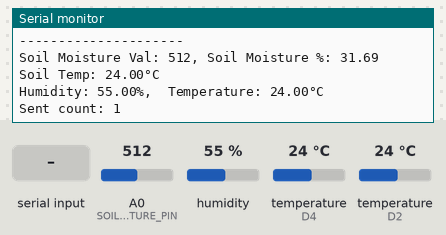
Bench run of a sketch on a simulated ESP8266 (NodeMCU). Parts: the last lines printed to the serial monitor. Inputs (shaded band) come from the test bench; at power-on: humidity 55 %, temperature (sensors on D2, D4) 24 °C, A0 (SOIL_MOISTURE_PIN) = 512. WiFi joins after 1.5 s; servers stay silent unless stated; no MQTT or app messages arrive unless stated.

Above: at 3.3 s.
3.4 s: "s\n" received over Serial
7.4 s: "t\n" received over Serial
At 12.9 s:
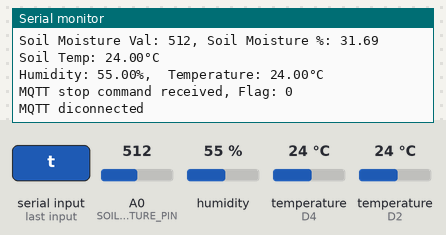
13.2 s: humidity set to 22 %
At 15.1 s:
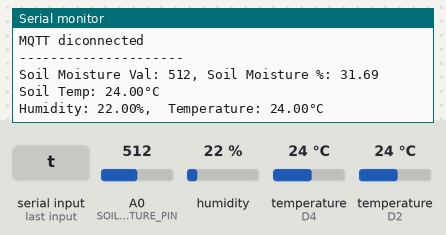
16.9 s: temperature (sensor on D2) set to 12 °C
At 18.3 s:
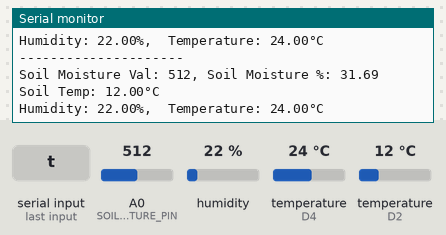
20.6 s: A0 (SOIL_MOISTURE_PIN) set to 716
At 24.1 s:
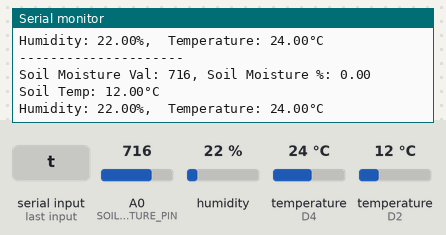
24.3 s: temperature (sensor on D4) set to 12 °C
At 26.6 s:
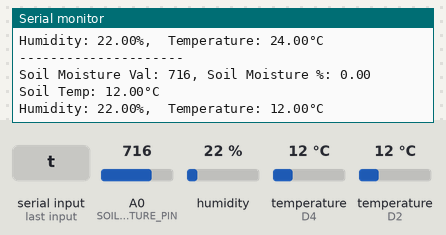

Measured:
- after the input at 7.4 s, the serial monitor: prints a new line after 4.4 s (image 1)
- after the input at 13.2 s, the serial monitor: prints a new line after 1.4 s (image 2)
- after the input at 16.9 s, the serial monitor: prints a new line after 0.64 s (image 3)
- after the input at 20.6 s, the serial monitor: prints a new line after 2.7 s (image 4)
- after the input at 24.3 s, the serial monitor: prints a new line after 1.9 s (image 5)

The sketch:

Wifi_EmqxPublicSensors.ino
```cpp
#include "headers.h"

void setup() {
  Serial.begin(115200);
  pinMode(LED_BUILTIN, OUTPUT);
  dht.begin();
  soilTempSensor.begin();

  WiFi.disconnect();  //Disconnect from previously connected wifi
  Serial.println("\nWifi disconnected");
  delay(100);
  WiFi.mode(WIFI_STA);  //STAtion mode:the ESP8266 connects to an access point

  while (WiFi.status() != WL_CONNECTED)
    // handleWifi();
    connect_wifi();

  mqttClient.setServer(mqtt_server, mqtt_port);
  if (transmissionFlag)
    connectMQTT();
}

void loop() {
  // unsigned long currentTime = millis();
  // int time_elapsed = currentTime - lastTransmissionTime;

  // Serial.println("Time elapsed: " + String(time_elapsed));
  // if (time_elapsed >= 2000) {
  ledBlink();
  mqttClient.loop();
  handleData();
  // lastTransmissionTime = currentTime;
  // }

  //Wait for a new reading from the sensor
  delay(2000);
}
```

connectMQTT.ino
```cpp
void connectMQTT() {
  int retryCount = 5;
  while (!mqttClient.connected() && retryCount) {
    Serial.print("Attempting MQTT connection...");
    if (mqttClient.connect(clientId)) {
      Serial.println(" MQTT connected");
    } else {
      Serial.print("failed, rc=");
      Serial.print(mqttClient.state());
      Serial.println(" trying again in 2 seconds");
      delay(2000);
      retryCount--;
    }
  }
}

void sendMQTT(String jsonString) {
  if (mqttClient.connected()) {
    mqttClient.publish(mqtt_topic, jsonString.c_str());
    Serial.println("Sent count: " + String(mqtt_req_count++));
  } else {
    connectMQTT();
  }
}
```

handleData.ino
```cpp
void handleData() {
  // double randomDecimal = random(0, 100) / 100.0;
  // double temp = random(0, 100) + randomDecimal;
  // double humidity = random(0, 100) + randomDecimal;

  // Read data from DHT sensor
  double humidity = dht.readHumidity();
  double temp = dht.readTemperature();

  // Read data of Soil moisture
  int soilMoistureValue = analogRead(SOIL_MOISTURE_PIN);

  // Convert the analog value to a percentage (assuming a linear sensor)
  double moisturePercentage = map(soilMoistureValue, 666.00, 180.00, 0.00, 100.00);
  moisturePercentage = constrain(moisturePercentage, 0, 100);

  // Read value of soil temperature
  soilTempSensor.requestTemperatures();
  double soilTemp = soilTempSensor.getTempCByIndex(0);

  // Print the moisture percentage
  Serial.println("---------------------");
  Serial.println("Soil Moisture Val: " + String(soilMoistureValue) + ", Soil Moisture %: " + String(moisturePercentage));
  Serial.println("Soil Temp: " + String(soilTemp) + "°C");
  Serial.println("Humidity: " + String(humidity) + "%,  Temperature: " + String(temp) + "°C");

  String jsonString;
  JsonDocument doc;
  doc["Humidity"] = serialized(String(humidity));
  doc["Temperature"] = serialized(String(temp));
  doc["Moisture"] = serialized(String(moisturePercentage));
  doc["SoilTemp"] = serialized(String(soilTemp));

  // Serialize the JSON object to a string
  serializeJson(doc, jsonString);

  // unsigned long currentTime = millis();
  // int time_elapsed = currentTime - lastTransmissionTime;
  // Serial.println("Time elapsed: " + String(time_elapsed));

  sendCommand();
  // if ((time_elapsed >= 2000) && transmissionFlag) {
  if (transmissionFlag) {
    sendMQTT(jsonString);
  }
  // delay(5000);

  // lastTransmissionTime = currentTime;
}
```

handleWifi.ino
```cpp
void wifiScan() {
  WiFi.scanNetworks(false);
  Serial.print("\nWifi scan started ... ");

  // print out Wi-Fi network scan result upon completion
  wifiNum = WiFi.scanComplete();
  if (wifiNum >= 0) {
    Serial.printf("%d network(s) found\n", wifiNum);
    for (int i = 0; i < wifiNum; i++) {
      Serial.printf(" %02d: Ch:%02d (%ddBm) %s\n", i + 1, WiFi.channel(i), WiFi.RSSI(i), WiFi.SSID(i).c_str());
    }
  }
}

void handleWifi() {
  wifiScan();
  Serial.println("\nStored Wifi Credentials:-");
  Serial.printf("SSID: %s, Password: %s\n", wifi_ssid.c_str(), wifi_pass.c_str());
  Serial.print("Do you want to change wifi credentials?(y/n) ");
  while (!Serial.available())
    ;
  char command = Serial.read();  // Read the command character
  while (Serial.available())
    Serial.read();
  Serial.println(command);
  if (command == 'y') {
    inputCreds();
  }
  // Call connect_wifi with the received SSID and password
  connect_wifi();
  WiFi.scanDelete();
}

void inputCreds() {
  bool correctSSID = 0;
  while (correctSSID != 1) {
    Serial.print("\nEnter SSID: ");
    while (!Serial.available())
      ;
    // Read the SSID from the serial port
    wifi_ssid = Serial.readStringUntil('\n');
    wifi_ssid.trim();
    Serial.print("\"" + String(wifi_ssid) + "\"");

    for (int i = 0; i < wifiNum; i++) {
      if (WiFi.SSID(i) == wifi_ssid) {
        correctSSID = 1;
        break;
      }
    }
    correctSSID ?: Serial.print("\nSSID not found");
  }
  Serial.print("\nEnter password: ");
  while (!Serial.available())
    ;
  // Read the password from the serial port
  wifi_pass = Serial.readStringUntil('\n');
  wifi_pass.trim();
  Serial.println("\"" + String(wifi_pass) + "\"");
}

void connect_wifi() {
  // Connect to Wi-Fi network
  Serial.println("Connecting to ssid: " + String(wifi_ssid));
  WiFi.begin(wifi_ssid, wifi_pass);
  int retries = 7;
  while (WiFi.status() != WL_CONNECTED && retries) {
    Serial.print(". ");
    delay(1000);
    retries--;
  }
  if (WiFi.status() == WL_CONNECTED) {
    Serial.println("\nWiFi connected successfully!!");
    // Print the IP address
    Serial.print("Local IP Address: ");
    Serial.println(WiFi.localIP());
  } else {
    Serial.println("\nWiFi connection failed\n");
  }
}
```

headers.h
```cpp
// #include "WString.h"
#include <ESP8266WiFi.h>
#include <PubSubClient.h>
#include <ArduinoJson.h>
#include "DHT.h"
#include <OneWire.h>
#include <DallasTemperature.h>

// DHT11 sensor
#define DHTPIN D4
#define DHTTYPE DHT11  // DHT 11
DHT dht(DHTPIN, DHTTYPE);

// Soil Moisture sensor-HW080
#define SOIL_MOISTURE_PIN A0
double map(long x, double in_min, double in_max, double out_min, double out_max) {
  return (x - in_min) * (out_max - out_min) / (in_max - in_min) + out_min;
}

// Soil temp sensor- DS18B20
#define ONE_WIRE_BUS D2
// Setup a oneWire instance to communicate with any OneWire devices
OneWire oneWire(ONE_WIRE_BUS);
// Pass our oneWire reference to Dallas Temperature sensor
DallasTemperature soilTempSensor(&oneWire);

void ledBlink() {
  bool ledState = 0;  //To store the current state of led
  digitalWrite(LED_BUILTIN, ledState);
  ledState = !ledState;
  delay(100);
  digitalWrite(LED_BUILTIN, ledState);
}

int wifiNum = 0;  //To store the number of networks found in a wifi scan

String wifi_ssid = "My WiFi";
String wifi_pass = "9212461800";

unsigned long lastTransmissionTime = 0;
boolean transmissionFlag = 1;

const char* mqtt_server = "broker.emqx.io";
const char* mqtt_topic = "/thing";
const int mqtt_port = 1883;
const char* clientId = "esp";

int mqtt_req_count = 1;  //To count the number of mqtt requests sent

// WiFi and MQTT client initialization
WiFiClient espClient;
PubSubClient mqttClient(espClient);
```

sendCommand.ino
```cpp
void sendCommand() {
  if (Serial.available() > 0) {    // Check if any command is received from Serial Monitor
    char command = Serial.read();  // Read the command character
    if (command == 's') {
      transmissionFlag = 1;
      Serial.printf("MQTT send command received, Flag: %d\n", transmissionFlag);
      connectMQTT();

    } else if (command == 't') {
      transmissionFlag = 0;
      Serial.printf("MQTT stop command received, Flag: %d\n", transmissionFlag);
      mqttClient.disconnect();
      Serial.println("MQTT diconnected");
    }
  }
}
```
